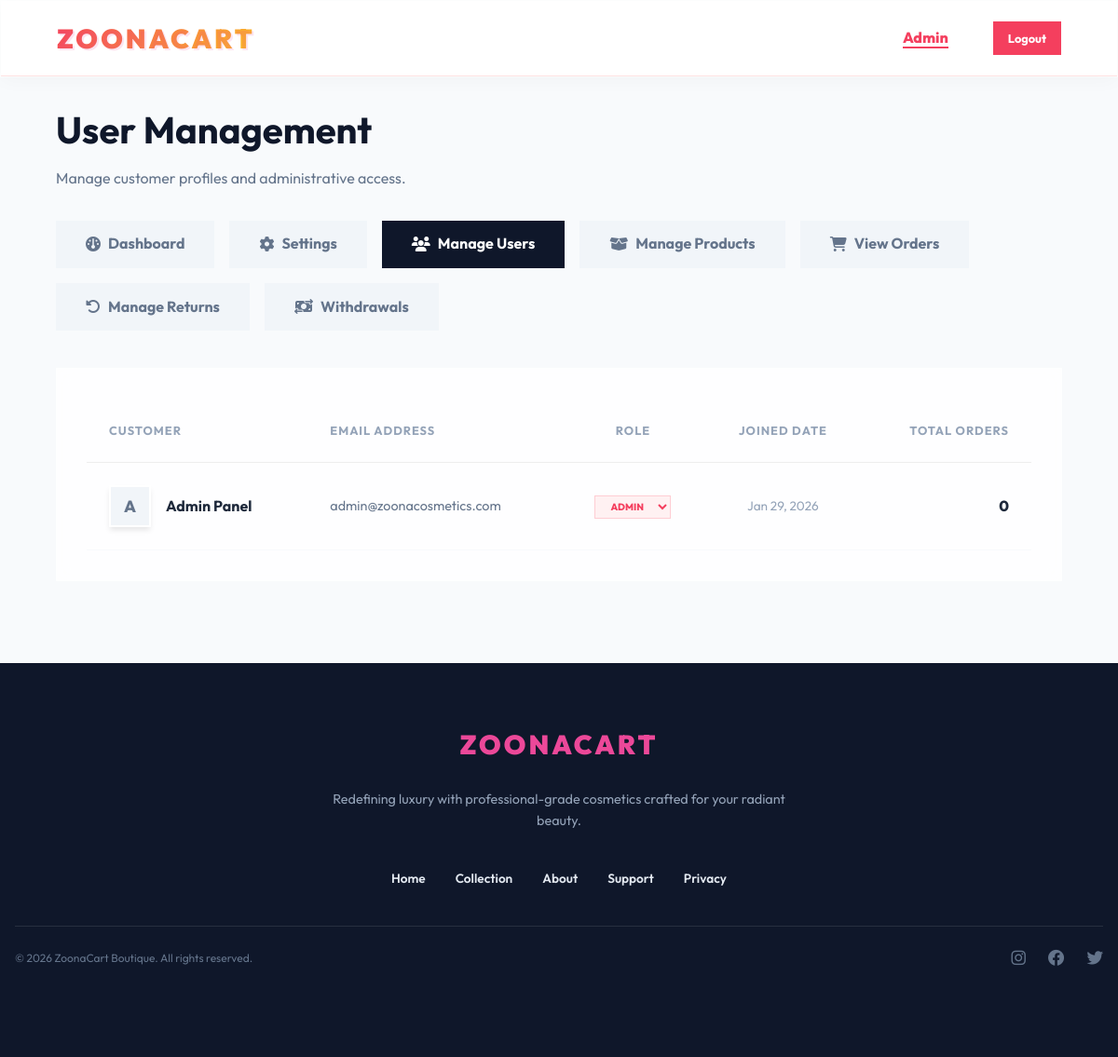
The page /admin/users.php (signed in) on the database its author committed.
### tables this page shows
CREATE TABLE IF NOT EXISTS settings (
    setting_key VARCHAR(255) PRIMARY KEY,
    setting_value TEXT
);

CREATE TABLE IF NOT EXISTS users (
    id INT AUTO_INCREMENT PRIMARY KEY,
    name VARCHAR(255) NOT NULL,
    email VARCHAR(255) NOT NULL UNIQUE,
    password VARCHAR(255) NOT NULL,
    role ENUM('user', 'admin') DEFAULT 'user',
    profile_pic VARCHAR(255) DEFAULT NULL,
    wallet_balance DECIMAL(10,2) DEFAULT 0.00,
    created_at TIMESTAMP DEFAULT CURRENT_TIMESTAMP
);

### includes/functions.php (called while the page is built, shortened)
<?php
require_once __DIR__ . '/../config.php';
if (!function_exists('isAdmin')) {
    function isAdmin() {
        return isset($_SESSION['role']) && $_SESSION['role'] === 'admin';
    }
}
if (!function_exists('isLoggedIn')) {
    function isLoggedIn() {
        return isset($_SESSION['user_id']);
    }
}
if (!function_exists('getSetting')) {
    function getSetting($key) {
        global $pdo;
        $stmt = $pdo->prepare("SELECT setting_value FROM settings WHERE setting_key = ?");
        $stmt->execute([$key]);
        return $stmt->fetchColumn();
    }
}

### admin/users.php (the view, shortened to what this page needs)
<?php
require_once '../includes/functions.php';
$users = $pdo->query("SELECT * FROM users ORDER BY created_at DESC")->fetchAll();
include '../includes/header.php';
?>
<div class="container" style="padding: 2.5rem 5%;">
    <div style="margin-bottom: 2rem;">
        <h1 style="font-size: 2.5rem; margin-bottom: 0.5rem;">User Management</h1>
        <p style="color: #64748b;">Manage customer profiles and administrative access.</p>
    </div>
    <?php include 'admin_nav.php'; ?>
    <div class="glass" style="border-radius: 0; overflow: hidden; padding: 2rem;">
        <div style="overflow-x: auto;">
            <table style="width: 100%; border-collapse: collapse;">
                <thead style="text-align: left; border-bottom: 1px solid #eee;">
                    <tr>
                        <th style="padding: 1.5rem; font-size: 0.8rem; color: #94a3b8; text-transform: uppercase; letter-spacing: 1px;">Customer</th>
                        <th style="padding: 1.5rem; font-size: 0.8rem; color: #94a3b8; text-transform: uppercase; letter-spacing: 1px;">Email Address</th>
                        <th style="padding: 1.5rem; font-size: 0.8rem; color: #94a3b8; text-transform: uppercase; letter-spacing: 1px; text-align: center;">Role</th>
                        <th style="padding: 1.5rem; font-size: 0.8rem; color: #94a3b8; text-transform: uppercase; letter-spacing: 1px; text-align: center;">Joined Date</th>
                        <th style="padding: 1.5rem; font-size: 0.8rem; color: #94a3b8; text-transform: uppercase; letter-spacing: 1px; text-align: right;">Total Orders</th>
                    </tr>
                </thead>
                <tbody>
                    <?php foreach($users as $u): ?>
                        <tr style="border-bottom: 1px solid #f8fafc; transition: 0.3s;" onmouseenter="this.style.background='#fdfaff'" onmouseleave="this.style.background='transparent'">
                            <td style="padding: 1.5rem; display: flex; align-items: center; gap: 1rem;">
                                <div style="width: 45px; height: 45px; background: #f1f5f9; color: #64748b; border-radius: 0; display: flex; align-items: center; justify-content: center; font-weight: 800; font-size: 1.1rem; border: 2px solid white; box-shadow: 0 4px 6px -1px rgba(0,0,0,0.1);">
                                    <?php echo strtoupper(substr($u['name'], 0, 1)); ?>
                                </div>
                                <span style="font-weight: 700; color: #1e293b;"><?php echo $u['name']; ?></span>
                            </td>
                            <td style="padding: 1.5rem; color: #64748b; font-size: 0.9rem;"><?php echo $u['email']; ?></td>
                            <td style="padding: 1.5rem; text-align: center;">
                                <form method="POST" style="display: inline-block;">
                                    <select name="role" onchange="this.form.submit()" style="padding: 4px 12px; border-radius: 0; font-size: 0.65rem; font-weight: 800; text-transform: uppercase; cursor: pointer; border: 1px solid #e2e8f0; <?php
                                        echo $u['role'] === 'admin' ? 'background: #fff1f2; color: var(--primary); border-color: #fecdd3;' : 'background: #f1f5f9; color: #64748b;';
                                    ?>">
                                        <option value="admin" <?php echo $u['role'] === 'admin' ? 'selected' : ''; ?>>Admin</option>
                                    </select>
                                </form>
                            </td>
                            <td style="padding: 1.5rem; text-align: center; color: #94a3b8; font-size: 0.85rem;">
                                <?php echo date('M j, Y', strtotime($u['created_at'])); ?>
                            </td>
                            <td style="padding: 1.5rem; text-align: right; font-weight: 800; color: #1e293b;">
                                <?php
                                    $count = $pdo->prepare("SELECT COUNT(*) FROM orders WHERE user_id = ?");
                                    $count->execute([$u['id']]);
                                    echo $count->fetchColumn();
                                ?>
                            </td>
                        </tr>
                    <?php endforeach; ?>
                </tbody>
            </table>
        </div>
    </div>
</div>
<?php include '../includes/footer.php'; ?>

### includes/header.php (shortened to what this page needs)
<!DOCTYPE html>
<html lang="en">
<head>
    <link rel="stylesheet" href="https://cdnjs.cloudflare.com/ajax/libs/font-awesome/6.4.0/css/all.min.css">
    <link rel="stylesheet" href="<?php echo BASE_URL; ?>assets/style.css">
</head>
<body>
    <header class="glass desktop-header">
        <nav class="navbar">
            <div class="navbar-inner">
                <a href="<?php echo BASE_URL; ?>index.php" class="logo gradient-text"><?php echo getSetting('site_name'); ?></a>
                <div class="nav-group">
                    <ul class="nav-links">
                        <?php if(isAdmin()): ?>
                            <li id="adminLink"><a href="<?php echo BASE_URL; ?>admin/dashboard.php" style="color: var(--primary); font-weight: 800; border-bottom: 2px solid var(--primary);">Admin</a></li>
                        <?php endif; ?>
                    </ul>
                    <div class="nav-actions">
                        <?php if(isLoggedIn()): ?>
                            <div style="display: flex; align-items: center; gap: 1rem;">
                                <a href="<?php echo BASE_URL; ?>logout.php" class="btn btn-primary" style="padding: 0.5rem 1rem; font-size: 0.8rem;">Logout</a>
                            </div>
                        <?php endif; ?>
                    </div>
                </div>
            </div>
        </nav>
    </header>
    <main>

### includes/footer.php (shortened to what this page needs)
    </main>
    <footer style="background: var(--dark); color: white; margin-top: 3rem; padding: 4rem 1rem 2rem;">
        <div class="footer-inner">
            <div style="text-align: center;">
            <h3 style="font-size: 1.8rem; font-weight: 900; margin-bottom: 1.5rem; text-transform: uppercase; letter-spacing: 3px; color: #ec4899;"><?php echo getSetting('site_name'); ?></h3>
            <p style="color: #94a3b8; font-size: 0.9rem; max-width: 500px; margin: 0 auto 2.5rem; line-height: 1.6;">
                Redefining luxury with professional-grade cosmetics crafted for your radiant beauty.
            </p>
            <div style="display: flex; justify-content: center; gap: 2rem; margin-bottom: 2.5rem; font-size: 0.85rem; font-weight: 600; flex-wrap: wrap;">
                <a href="index.php" style="color: #e2e8f0; text-decoration: none;" onmouseover="this.style.color='var(--primary)'" onmouseout="this.style.color='#e2e8f0'">Home</a>
                <a href="shop.php" style="color: #e2e8f0; text-decoration: none;" onmouseover="this.style.color='var(--primary)'" onmouseout="this.style.color='#e2e8f0'">Collection</a>
                <a href="about.php" style="color: #e2e8f0; text-decoration: none;" onmouseover="this.style.color='var(--primary)'" onmouseout="this.style.color='#e2e8f0'">About</a>
                <a href="#" onclick="event.preventDefault(); toggleChat();" style="color: #e2e8f0; text-decoration: none;" onmouseover="this.style.color='var(--primary)'" onmouseout="this.style.color='#e2e8f0'">Support</a>
                <a href="privacy.php" style="color: #e2e8f0; text-decoration: none;" onmouseover="this.style.color='var(--primary)'" onmouseout="this.style.color='#e2e8f0'">Privacy</a>
            </div>
            <div style="height: 1px; background: rgba(255,255,255,0.1); margin-bottom: 1.5rem;"></div>
            <div style="display: flex; justify-content: space-between; align-items: center; color: #64748b; font-size: 0.75rem; padding-bottom: 4rem;">
                <p>&copy; <?php echo date('Y'); ?> <?php echo getSetting('site_name'); ?> Boutique. All rights reserved.</p>
                <div style="display: flex; gap: 1.5rem; font-size: 1.1rem;">
                    <i class="fa-brands fa-instagram" style="cursor: pointer;" onmouseover="this.style.color='white'" onmouseout="this.style.color='#64748b'"></i>
                    <i class="fa-brands fa-facebook" style="cursor: pointer;" onmouseover="this.style.color='white'" onmouseout="this.style.color='#64748b'"></i>
                    <i class="fa-brands fa-twitter" style="cursor: pointer;" onmouseover="this.style.color='white'" onmouseout="this.style.color='#64748b'"></i>
                </div>
            </div>
        </div>
    </footer>
</body>
</html>

### assets/style.css (style rules this page uses)
:root { --primary: #f43f5e; --primary-dark: #e11d48; --secondary: #fbbf24; --dark: #0f172a; --light: #f8fafc; --glass: rgba(255, 255, 255, 0.8); --shadow: 0 10px 30px -10px rgba(0, 0, 0, 0.1); --gold-gradient: linear-gradient(135deg, #f43f5e, #fbbf24); }
* { margin: 0; padding: 0; box-sizing: border-box; font-family: 'Outfit', sans-serif; }
body { background-color: var(--light); color: var(--dark); line-height: 1.6; }
.glass { background: var(--glass); backdrop-filter: blur(10px); border: 1px solid rgba(255, 255, 255, 0.3); }
.gradient-text { background: var(--gold-gradient); background-clip: text; -webkit-background-clip: text; -webkit-text-fill-color: transparent; }
header { position: sticky; top: 0; z-index: 1000; }
.navbar { display: flex; justify-content: center; background: white; border-bottom: 1px solid #fee2e2; box-shadow: 0 4px 20px rgba(0, 0, 0, 0.03); padding: 0 5%; }
.navbar-inner { width: 100%; max-width: 1280px; display: flex; justify-content: space-between; align-items: center; height: 80px; }
.nav-group { display: flex; align-items: center; gap: 3rem; }
.logo { font-size: 1.8rem; font-weight: 900; text-decoration: none; text-transform: uppercase; letter-spacing: 3px; color: #ec4899; text-shadow: 2px 2px 0px rgba(236, 72, 153, 0.15); transition: all 0.3s ease; }
.nav-links { display: flex; list-style: none; gap: 2.5rem; }
.nav-links a { text-decoration: none; color: var(--dark); font-weight: 500; transition: 0.3s; }
.nav-actions { display: flex; align-items: center; gap: 1.5rem; }
.btn { padding: 0.8rem 2rem; border-radius: 0; font-weight: 700; cursor: pointer; transition: 0.3s; text-decoration: none; display: inline-block; border: none; }
.btn-primary { background: var(--primary); color: white; }

### rows shown on the page
settings: setting_value "ZOONACART", setting_value "ZoonaCart"
users: name "A", name "Admin Panel", email "admin@zoonacosmetics.com", role "Admin", created_at "Jan 29, 2026", fetchColumn "0"
